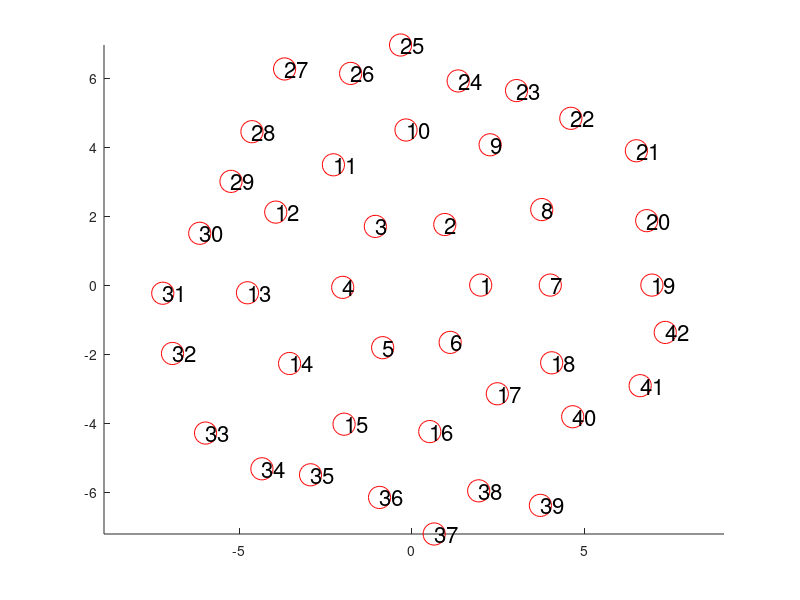

MATLAB code to generate this figure:
% =========================================================================
% Nane: circular_array_driver.m
% Description: Creates a regular / random circular array
% =========================================================================
close all
clear all

clf
axis equal
hold on

% Some details of the freq., wavelength, etc.
c0 = 299792458;    % Speed of light in free-space
freq = c0;         % The operating frequency (70MHz (70e6) for SKA, c0 for dipoles)
lambda = c0/freq;  % The operating wavelength
k0 = 2*pi/lambda;  % The free-space wave-number
DEG2RAD = pi/180;  % For converting degrees to radians
RAD2DEG = 180/pi;  % For converting radians to degrees
randomise = true; % TO-DO: This is not yet working for the different number of elements / sector
vary_num_phi_elements_with_r = true;

% Define the number of elements in the radial direction (r)
num_r_elements = 3;
r_offset = 2; % The radial offset

% Define the number of elements in the phi direction
if (vary_num_phi_elements_with_r)
    num_phi_elements = zeros(num_r_elements,1);
    phi_off_deg = zeros(num_r_elements,1);
    
    num_phi_elements(1) = 6;
    num_phi_elements(2) = 12;
    num_phi_elements(3) = 24;
    
    for r_index = 1:num_r_elements
        phi_off_deg(r_index) = 360.0 / num_phi_elements(r_index);
    end
else
    num_phi_elements = 8;
    phi_off_deg = 360.0 / num_phi_elements;
end

% Total number of array elements
if (vary_num_phi_elements_with_r)
    total_elements = sum(num_phi_elements);
else    
    total_elements = num_r_elements * num_phi_elements;
end

% if (randomise)
%     % Calculate a random factor for the phi offsets (for each element) ..
%     % use only the first element's phi spacing
%     phi_off_deg_random_factors = phi_off_deg*0.1*rand(total_elements,1); % 10% deviation of element position
% end

% Loop now over all the elements and calculate the x and y co-ordinates
% (Possibly adding some random spacing in the phi direction)
element_xy = zeros(total_elements,2);
element_index = 0;
for r_index = 1:num_r_elements
    if (vary_num_phi_elements_with_r)
        num_phi_elements_total = num_phi_elements(r_index);
        phi_off_deg_local = phi_off_deg(r_index);
    else
        num_phi_elements_total = num_phi_elements;
        phi_off_deg_local = phi_off_deg;
    end
    for phi_index = 1:num_phi_elements_total
        % Increment the element index
        element_index = element_index + 1;                
        
        % Calculate the radial offset for this section
        if (~randomise)
            phi = (phi_index - 1)*phi_off_deg_local;
            r = r_offset + (r_index - 1)*r_offset;
        else
            % Calculate a random factor for the phi offsets (for each element) ..
            % use only the first element's phi spacing
            phi_off_deg_random_factor = phi_off_deg_local*0.03*rand(1,1);
            r_random_factor = r_offset*0.4*rand(1,1);
            
            phi = (phi_index - 1)*(phi_off_deg_local + phi_off_deg_random_factor);
            r = r_offset + (r_index - 1)*(r_offset + r_random_factor);
        end
        
        % Calculate the (x,y) position for the element
        element_xy(element_index,1) = r*cos(DEG2RAD*phi);
        element_xy(element_index,2) = r*sin(DEG2RAD*phi);
        
        plot(element_xy(element_index,1),element_xy(element_index,2),'ro', 'MarkerSize', 16);
        text(element_xy(element_index,1),element_xy(element_index,2),num2str(element_index),'FontSize',16);
        
    end % r_index = 1:num_r_elements
end%for

% Write now these finite array positions to a file
fid = fopen('array_layout.xml', 'w+');
% First write out the header information
fprintf(fid,'<?xml version="1.0" encoding="utf-8"?>\n');
fprintf(fid,'<ArrayDistributionMatrix xmlns:xsi=\"http://www.w3.org/2001/XMLSchema-instance\" xmlns:xsd="http://www.w3.org/2001/XMLSchema" Version="2.0.0.0" DesignFrequency="%d" FrequencyUnit="Hz" CoordinateUnit="Meters" xmlns="http://www.antennamagus.com/schemas/ArrayDistributionMatrix.xsd"> <Elements>\n',freq);

for element_index = 1:total_elements
    fprintf(fid,'            <Element Name="%d" X="%f" Y="%f" Z="0" Magnitude="1.0" Phase="%f" PhiRotation="0" ThetaRotation="0" GammaRotation="0" />\n',element_index,element_xy(element_index,1),element_xy(element_index,2),0.0);
end

fprintf(fid,'    </Elements>\n');
fprintf(fid,'</ArrayDistributionMatrix>');
    
% Close again the file
fclose(fid);